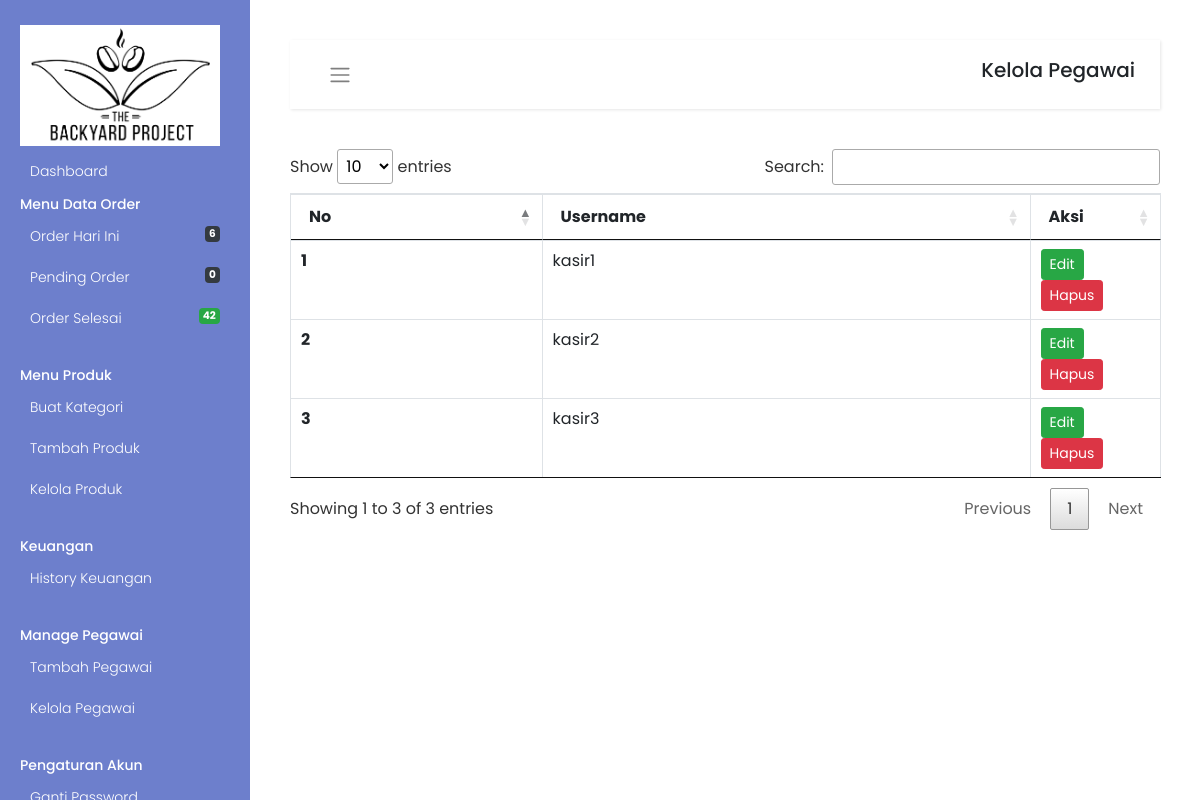
/admin/pegawai.php (signed in), run on the app's committed database.
### tables this page shows
CREATE TABLE `users` (
  `id_user` int(11) NOT NULL,
  `username` varchar(30) NOT NULL,
  `password` varchar(200) DEFAULT NULL
);

### admin/pegawai.php (the view, shortened to what this page needs)
<?php
include('include/config.php');
?>
<?php include 'head.php' ?>
<?php include 'sidebar.php' ?>
<div id="content">
    <nav class="navbar navbar-expand-lg navbar-light bg-white">
        <div class="container-fluid">
            <button type="button" id="sidebarCollapse" class="btn btn-link">
                <i class="navbar-toggler-icon"></i>
            </button>
            <h5>Kelola Pegawai</h5>
        </div>
    </nav>
    <table id="myTable" class="table table-bordered">
        <thead>
            <tr>
                <th scope="col">No</th>
                <th scope="col">Username</th>
                <th scope="col">Aksi</th>
            </tr>
        </thead>
        <tbody>
            <?php $query = mysqli_query($con, "SELECT * FROM users");
            $cnt = 1;
            while ($row = mysqli_fetch_array($query)) {
            ?>
                <tr>
                    <th scope="row"><?php echo htmlentities($cnt); ?></th>
                    <td><?php echo htmlentities($row['username']); ?></td>
                    <td width="15%">
                        <a href="edit-pegawai.php?id_user=<?php echo $row['id_user'] ?>" class="btn btn-success btn-sm text-white">Edit</a>
                        <a href="pegawai.php?id_user=<?php echo $row['id_user'] ?>&del=delete" onClick="return confirm('Are you sure you want to delete?')" class="btn btn-danger btn-sm text-white">Hapus</a>
                    </td>
                </tr>
            <?php $cnt = $cnt + 1;
            } ?>
        </tbody>
    </table>
</div>
</body>

### assets/css/custom-sidebar.css (style rules this page uses)
* { font-family: "Poppins", sans-serif; }
.wrapper a, .wrapper a:hover, .wrapper a:focus { color: inherit; text-decoration: none; -webkit-transition: all 0.3s; transition: all 0.3s; }
.wrapper .navbar { padding: 15px 10px; background: #fff; border: none; border-radius: 0; margin-bottom: 40px; -webkit-box-shadow: 1px 1px 3px rgba(0, 0, 0, 0.1); box-shadow: 1px 1px 3px rgba(0, 0, 0, 0.1); }
.wrapper #content { width: calc(100% - 250px); padding: 40px; min-height: 100vh; -webkit-transition: all 0.3s; transition: all 0.3s; position: absolute; top: 0; right: 0; }

### data on the page
users: username "kasir1"
users: username "kasir2"
users: username "kasir3"

### other printed values
$num_rows1 "6"
$num "0"
$num1 "42"
